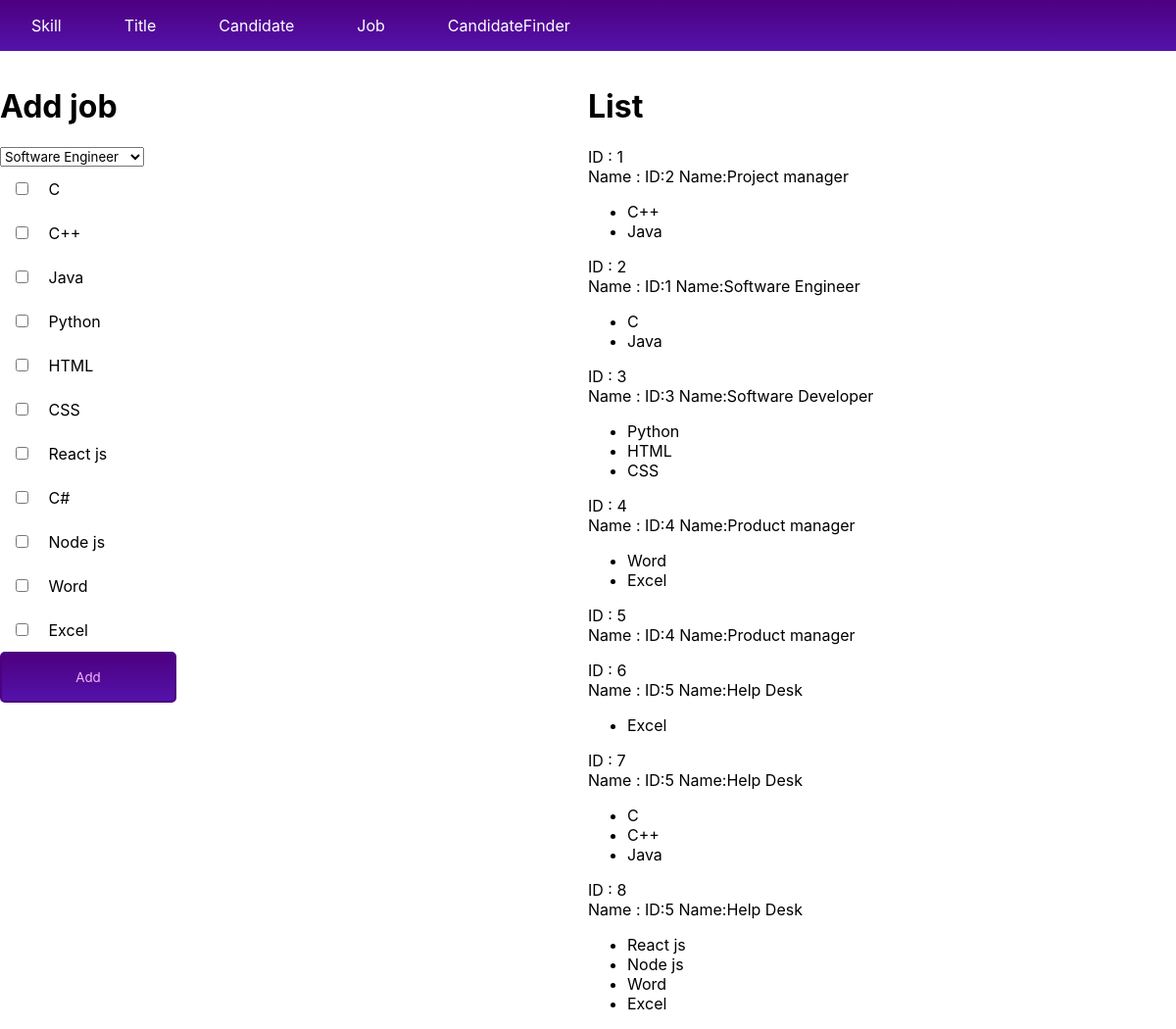
The app's page /Job with its own data.
### matcher/models.py (models this page shows, shortened)
class Skill(models.Model):
    name = models.CharField(max_length=200,unique=True)

class Job(models.Model):
    title = models.ForeignKey(Title , on_delete=models.CASCADE)
    skill = models.ManyToManyField(Skill)

class Title(models.Model):
    name = models.CharField(max_length=200,unique=True)
    def __str__(self):
        return f'ID:{self.id} Name:{self.name}'

### matcher/views.py (the view)
# urls.py: path('Job', views.Jobs , name = "Job"),
def Jobs(request):
    try:
        title = request.POST['title']
        name = request.POST.getlist('name')
        job = Job(title = Title.objects.get(id = title))
        job.save()
        for i in name:
            job.skill.add(Skill.objects.get(id = int(i)))
        print(job.skill.all())
    except Exception as e:
       print(e)
    jobs = Job.objects.all()
    skills = Skill.objects.all()
    titles = Title.objects.all()
    return render(request , 'job/job.html' , {'jobs': jobs , 'skills': skills , 'titles' : titles})

### matcher/templates/job/job.html (shortened to what this page needs)
{% extends 'home/home.html' %}
{% block body %}
{% load static %}
    <link rel="stylesheet" href="{% static 'matcher/form.css' %}">
    <div class="container">
        <div class="form">
            <form action="{% url 'app:Job' %}" method="post">
                <div>
                    <h1>Add job</h1>
                    <select name="title">
                        {% for title in titles %}
                            <option value={{title.id}}>{{title.name}}</option>
                        {% endfor %}
                    </select>
                    <div class="skills">
                        {% for skill in skills %}
                            <input type="checkbox" id="name" name="name" value={{skill.id}}>
                            <label for="name"> {{skill.name}}</label><br>
                        {% endfor %}
                    </div>
                </div>
                <button type="submit">Add</button>
            </form>
        </div>
        <div class="box-data">
            <h1>List</h1>
            {% for job in jobs %}
            <div class="data">
                <p>ID : {{job.id}}</p>
                <p> Name : {{job.title}} </p>
                <ul> {% for skill in job.skill.all %}
                        <li> {{skill.name}}</li>
                    {% endfor %}
            </div>
            {% endfor %}
        </div>
    </div>
{% endblock body %}

### matcher/static/matcher/nav.css (style rules this page uses)
* { font-family: -apple-system, BlinkMacSystemFont, 'Segoe UI', Roboto, Oxygen, Ubuntu, Cantarell, 'Open Sans', 'Helvetica Neue', sans-serif; }

### matcher/static/matcher/form.css (style rules this page uses)
.form { width: 50%; }
.form input { border: none; padding: 1rem; margin: 1rem; border-bottom: 2px solid cornflowerblue; }
.form button { background: linear-gradient(rgb(77, 0, 128), rgb(84, 18, 170)); border: 2px solid rgb(77, 0, 128); width: 30%; padding: 1rem; color: rgb(244, 179, 250); border-radius: 5px; }
.box-data { max-height: 100px; display: flex; flex-direction: column; }
.skills { width: 50%; }
.container { display:flex; }
.container p { margin: 0; }

### records on screen
Skill: name "C"
Skill: name "C++"
Skill: name "Java"
Skill: name "Python"
Skill: name "HTML"
Skill: name "CSS"
Skill: name "React js"
Skill: name "C#"
Skill: name "Node js"
Skill: name "Word"
Skill: name "Excel"
Job: id "1", title "ID:2 Name:Project manager"
Job: id "2", title "ID:1 Name:Software Engineer"
Job: id "3", title "ID:3 Name:Software Developer"
Job: id "4", title "ID:4 Name:Product manager"
Job: id "5", title "ID:4 Name:Product manager"
Job: id "6", title "ID:5 Name:Help Desk"
Job: id "7", title "ID:5 Name:Help Desk"
Job: id "8", title "ID:5 Name:Help Desk"

### other values on screen
form field title "Software Engineer"
